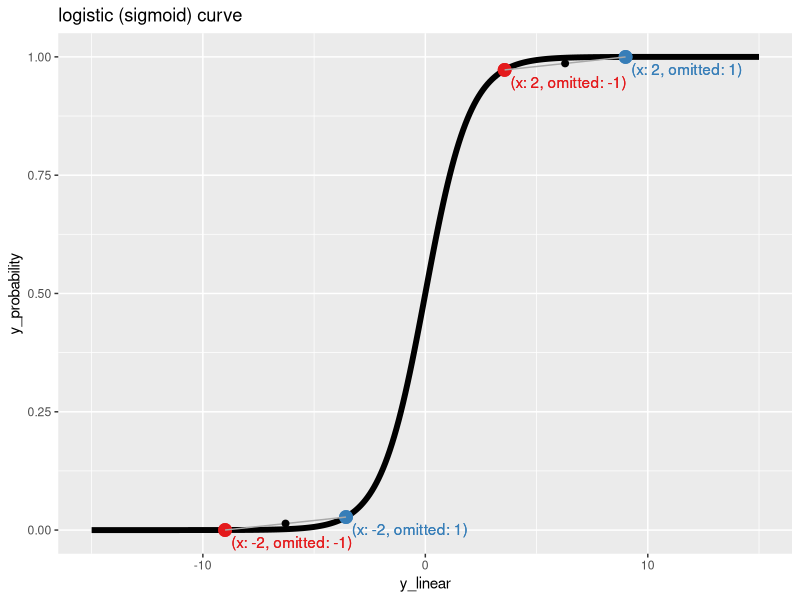

This chart was generated by the following R code:
## ---- chunk 1
# example variable frame
x_frame <- data.frame(
  x = c(-2, 2),
  wt = 1
)
## ---- chunk 2
# example variable frame
omitted_frame <- data.frame(
  omitted = c(-1, 1),
  wt = 1
)
## ---- chunk 3
# combine frames by cross product, and get new relative data weights
d <- merge(
  x_frame, 
  omitted_frame, 
  by = c())
d$wt = d$wt.x * d$wt.y
d$wt <- d$wt / sum(d$wt)
d$wt.x <- NULL
d$wt.y <- NULL
## ---- chunk 4
# our data
knitr::kable(d)
## ---- chunk 5
# 3.1415
pi
## ---- chunk 6
# 2.7182
(e <- exp(1))
## ---- chunk 7
# show constants in an order will see again
c(0, pi, e)
## ---- chunk 8
# assign an example outcome or dependent variable
d$y_linear <- 0 + pi * d$x + e * d$omitted
## ---- chunk 9
# our data with outcome
knitr::kable(d)
## ---- chunk 10
# inferring coefficients from data
lm(
  y_linear ~ x + omitted, 
  data = d, 
  weights = d$wt, 
  )$coef
## ---- chunk 11
# mean 0 check
sum(d$omitted * d$wt) / sum(d$wt)
## ---- chunk 12
# no correlation check
knitr::kable(
  cov.wt(
    d[, c('x', 'omitted')],
    wt = d$wt
  )$cov
)
## ---- chunk 13
# inferring coefficients, with omitted variable
lm(
  y_linear ~ x, 
  data = d,
  weights = d$wt, 
  )$coef
## ---- chunk 14
# converting "links" to probabilities
sigmoid <- function(x) {1 / (1 + exp(-x))}

d$y_probability <- sigmoid(d$y_linear)
## ---- chunk 15
# encoding effect as a probability model over a binary outcome
# method used for model replication
# ref: https://win-vector.com/2019/07/03/replicating-a-linear-model/
d_plus <- d
d_plus$y_observed <- TRUE
d_plus$wt <- d_plus$wt * d_plus$y_probability
d_minus <- d
d_minus$y_observed <- FALSE
d_minus$wt <- d_minus$wt * (1 - d_minus$y_probability)
d_logistic <- rbind(d_plus, d_minus)
d_logistic$wt <- d_logistic$wt / sum(d_logistic$wt)
## ---- chunk 16
# our data with binary outcome
knitr::kable(d_logistic)
## ---- chunk 17
# infer coefficients from binary outcome
# suppressWarnings() only to avoid "fractional weights message"
suppressWarnings(
  glm(
    y_observed ~ x + omitted, 
    data = d_logistic, 
    weights = d_logistic$wt, 
    family = binomial(link = "logit")
    )$coef
)
## ---- chunk 18
# check mean zero
sum(d_logistic$omitted * d_logistic$wt) / sum(d_logistic$wt)
## ---- chunk 19
# check uncorrelated
knitr::kable(
  cov.wt(
    d_logistic[, c('x', 'omitted')],
    wt = d_logistic$wt
  )$cov
)
## ---- chunk 20
# infer coefficients from binary outcome, with omitted variable
# suppressWarnings() only to avoid "fractional weights message"
suppressWarnings(
  glm(
    y_observed ~ x, 
    data = d_logistic, 
    weights = d_logistic$wt, 
    family = binomial(link = "logit")
    )$coef
)
## ---- chunk 21
# build diagram of logistic effect
library(ggplot2)
d_logistic$label <- paste0("(x: ", d_logistic$x, ", omitted: ", d_logistic$omitted, ")")
d_bl <- d_logistic[d_logistic$y_observed & (d_logistic$x == -2), , drop = FALSE]
d_bl_c <- data.frame(y_linear = mean(d_bl$y_linear), y_probability = mean(d_bl$y_probability))
d_tr <- d_logistic[d_logistic$y_observed & (d_logistic$x == 2), , drop = FALSE]
d_tr_c <- data.frame(y_linear = mean(d_tr$y_linear), y_probability = mean(d_tr$y_probability))
ggplot(
  mapping = aes(x = y_linear, y = y_probability)
  ) +
  geom_line(
    data = data.frame(
      y_linear = seq(-15, 15, by = 0.1),
      y_probability = sigmoid(seq(-15, 15, by = 0.1))
      ),
      linewidth=2
    ) +
  geom_point(
    data = d_logistic,
    mapping = aes(color = as.factor(omitted)),
    size = 4
  ) +
  geom_text(
    data = d_logistic,
    mapping = aes(
      label = label,
      color = as.factor(omitted)),
    position = position_dodge(width = 1),
    vjust = 1.5,
    hjust = -0.05,
  ) +
  geom_line(
    data = d_bl,
    color = "darkgrey") +
  geom_line(
    data = d_tr,
    color = "darkgrey") + 
  geom_point(
    data = rbind(d_bl_c, d_tr_c),
    size = 2,
  ) +
  scale_colour_brewer(palette = "Set1") + 
  theme(legend.position = "none") +
  ggtitle("logistic (sigmoid) curve")
